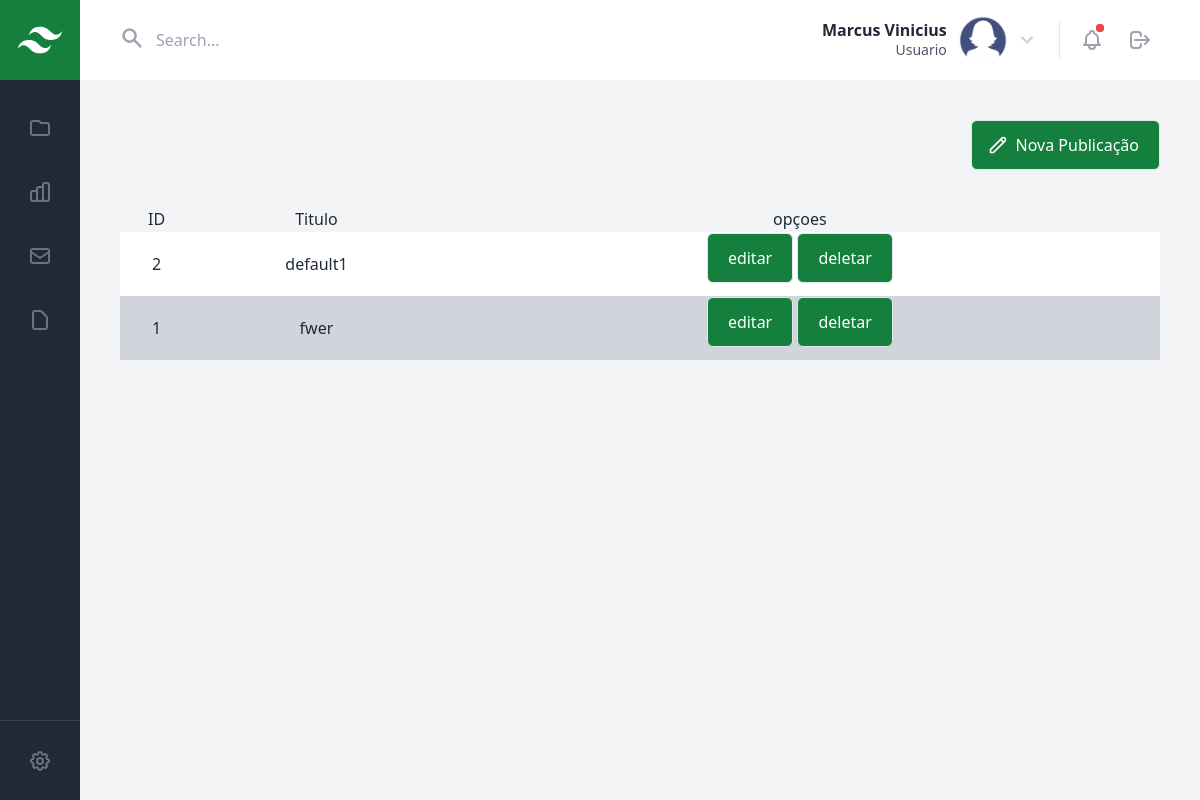
Page /staffer/lista_publicacoes (signed in) on the earlier database version.
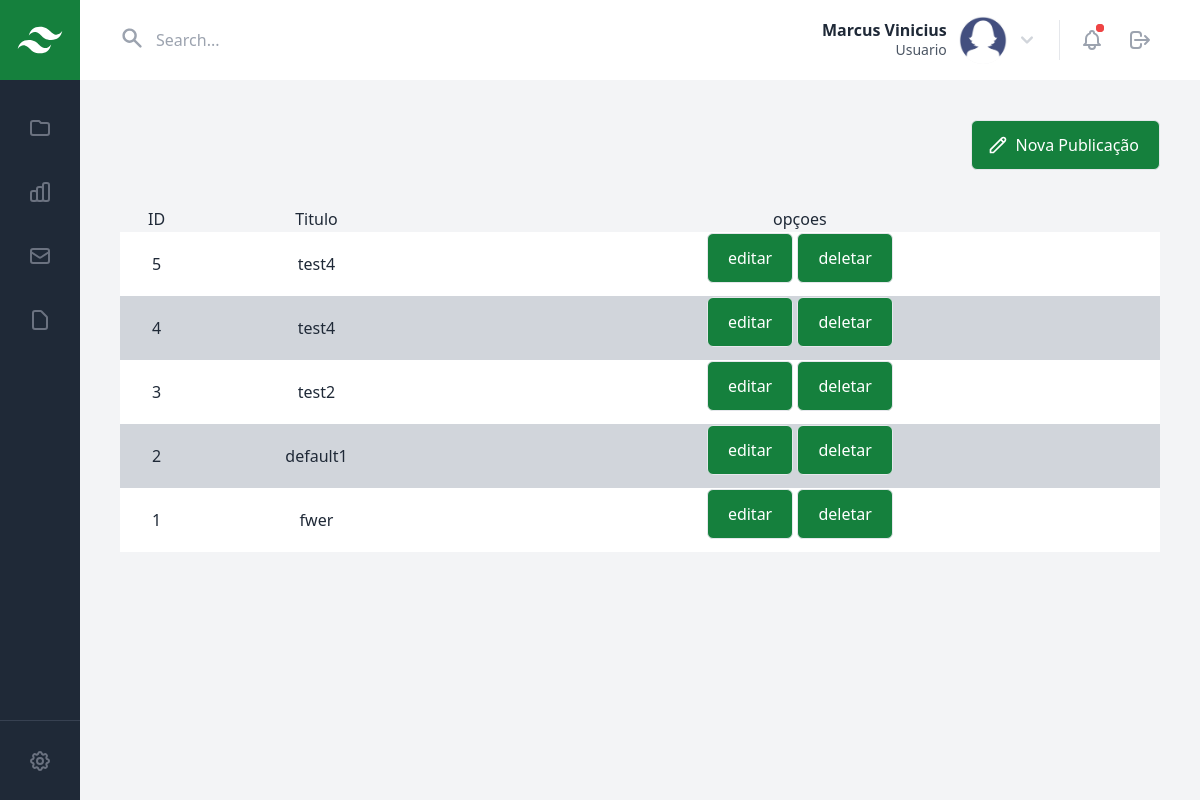
Same page on the later database version.
### models/models.py (models this page shows, shortened)
class Usuario(db.Model, UserMixin):
    __tablename__ = "usuarios"
    id = db.Column(db.Integer, primary_key=True)
    foto = db.Column(db.String(100), nullable=True)
    nome = db.Column(db.String(100), nullable=False)
    sobrenome = db.Column(db.String(100), nullable=False)
    funcao = db.Column(db.String(100), nullable=False)
    email = db.Column(db.String(255), nullable=False)
    senha = db.Column(db.String(100), nullable=False)
    active = db.Column(db.Boolean, default=False)

class Conteudo(db.Model):
    __tablename__ = "conteudos"
    id = db.Column(db.Integer, primary_key=True)
    capa = db.Column(db.String(100), nullable=False)
    titulo = db.Column(db.String(100), nullable=False)
    resumo = db.Column(db.String(1000), nullable=False)
    conteudo = db.Column(db.String(1000), nullable=False)
    token = db.Column(db.String(20), unique=True, nullable=False)

### routes/main_adm.py (the view)
@main_adm.route("/lista_publicacoes")
@login_required
def lista_publicacao():
    user = Usuario.query.filter_by(id=current_user.id).first()
    query = Usuario.query.order_by(Usuario.id.desc()).all()
    quantidade = Usuario.query.count()
    post = Conteudo.query.order_by(Conteudo.id.desc()).all()
    return render_template("lista_publicacoes.html", quantidade=quantidade, query=query, post=post, user=user)

### main.py (called while the page is built)
@login_manager.user_loader
def load_user(user_id):
    return Usuario.query.get(int(user_id))

### routes/main_adm.py (called while the page is built)
@main_adm.before_request
def check_user_active():
    if not current_user.is_authenticated or not current_user.active:
        if request.endpoint and not request.endpoint.startswith('main_adm.login'):
            logout_user()
            session.clear()
            return redirect(url_for('main.index'))

### templates_adm/lista_publicacoes.html (shortened to what this page needs)
{% extends "template_base1.html" %}
    {% block content %}
    <div class="w-full flex justify-end">
      <a href="{{url_for('adm.criar')}}"><button class="inline-flex px-5 py-3 text-white bg-laranja-construart hover:text-white focus:bg-site-black hover:bg-site-black focus:bg-site-black border border-white-600 rounded-md mb-3">
        <svg aria-hidden="true" fill="none" viewBox="0 0 24 24" stroke="currentColor" class="flex-shrink-0 h-5 w-5 -ml-1 mt-0.5 mr-2">
          <path stroke-linecap="round" stroke-linejoin="round" stroke-width="2" d="M15.232 5.232l3.536 3.536m-2.036-5.036a2.5 2.5 0 113.536 3.536L6.5 21.036H3v-3.572L16.732 3.732z" />
        </svg>
        Nova Publicação
      </button>
    </a>
    </div>
    <div class="overflow-y-auto w-full ">
        <table class="w-full text-center">
          <tr class="">
            <td> ID</td>
            <td> Titulo</td>
            <td> opçoes</td>
        </tr>
        <tbody class="w-full h-10">
          {% for posts in post %}
          <tr class="{{ 'bg-gray-300' if loop.index is divisibleby(2) else 'bg-white' }}">
            <td>{{posts.id}}</td>
            <td>{{posts.titulo}}</td>
            <td>
              <button class="inline-flex px-5 py-3 text-white bg-laranja-construart hover:text-white focus:bg-site-black hover:bg-site-black focus:bg-site-black border border-white-600 rounded-md mb-3" type="submit" onclick="editar({{posts.id}})" name="editar">editar</button>
              <button class=" inline-flex px-5 py-3 text-white bg-laranja-construart hover:text-white focus:bg-site-black hover:bg-site-black focus:bg-site-black border border-white-600 rounded-md mb-3" type="submit" onclick="deletar({{posts.id}})" name="deletar">deletar</button>
            </td>
        </tr>
          {% endfor %}
        </tbody>
        </table>
    {% endblock %}

### templates_adm/template_base1.html (shortened to what this page needs)
<!DOCTYPE html>
<html lang="pt-br" >
<head>
  <script src="https://cdn.tailwindcss.com"></script>
  <script src="{{ url_for('static', filename='js/tailwindcss.js') }}"> </script>
</head>
<body>
<body class="flex bg-gray-100 min-h-screen">
  <aside class="hidden sm:flex sm:flex-col">
    <a href="#" class="inline-flex items-center justify-center h-20 w-20 bg-laranja-construart">
    </a>
    <div class="flex-grow flex flex-col justify-between text-gray-500 bg-gray-800">
      <nav class="flex flex-col mx-4 my-6 space-y-4">
        <a href="{{url_for('adm.lista_publicacao')}}" class="inline-flex items-center justify-center py-3 hover:text-gray-400 hover:bg-gray-700 focus:text-gray-400 focus:bg-gray-700 rounded-lg">
          <svg aria-hidden="true" fill="none" viewBox="0 0 24 24" stroke="currentColor" class="h-6 w-6">
            <path stroke-linecap="round" stroke-linejoin="round" stroke-width="2" d="M3 7v10a2 2 0 002 2h14a2 2 0 002-2V9a2 2 0 00-2-2h-6l-2-2H5a2 2 0 00-2 2z" />
          </svg>
        </a>
        <a href="{{url_for('adm.dashboard')}}" class="inline-flex items-center justify-center py-3 hover:text-gray-400 hover:bg-gray-700 focus:text-gray-400 focus:bg-gray-700 rounded-lg">
        </a>
        <a href="#" class="inline-flex items-center justify-center py-3 hover:text-gray-400 hover:bg-gray-700 focus:text-gray-400 focus:bg-gray-700 rounded-lg">
          <svg aria-hidden="true" fill="none" viewBox="0 0 24 24" stroke="currentColor" class="h-6 w-6">
            <path stroke-linecap="round" stroke-linejoin="round" stroke-width="2" d="M3 8l7.89 5.26a2 2 0 002.22 0L21 8M5 19h14a2 2 0 002-2V7a2 2 0 00-2-2H5a2 2 0 00-2 2v10a2 2 0 002 2z" />
          </svg>
        </a>
        <a href="#" class="inline-flex items-center justify-center py-3 hover:text-gray-400 hover:bg-gray-700 focus:text-gray-400 focus:bg-gray-700 rounded-lg">
          <svg aria-hidden="true" fill="none" viewBox="0 0 24 24" stroke="currentColor" class="h-6 w-6">
            <path stroke-linecap="round" stroke-linejoin="round" stroke-width="2" d="M7 21h10a2 2 0 002-2V9.414a1 1 0 00-.293-.707l-5.414-5.414A1 1 0 0012.586 3H7a2 2 0 00-2 2v14a2 2 0 002 2z" />
          </svg>
        </a>
      </nav>
      <div class="inline-flex items-center justify-center h-20 w-20 border-t border-gray-700">
        <button class="p-3 hover:text-gray-400 hover:bg-gray-700 focus:text-gray-400 focus:bg-gray-700 rounded-lg">
        </button>
      </div>
    </div>
  </aside>
  <div class="flex-grow text-gray-800">
    <header class="flex items-center h-20 px-6 sm:px-10 bg-white">
      <div class="relative w-full max-w-md sm:-ml-2">
        <svg aria-hidden="true" viewBox="0 0 20 20" fill="currentColor" class="absolute h-6 w-6 mt-2.5 ml-2 text-gray-400">
          <path fill-rule="evenodd" d="M8 4a4 4 0 100 8 4 4 0 000-8zM2 8a6 6 0 1110.89 3.476l4.817 4.817a1 1 0 01-1.414 1.414l-4.816-4.816A6 6 0 012 8z" clip-rule="evenodd" />
        </svg>
        <input type="text" role="search" placeholder="Search..." class="py-2 pl-10 pr-4 w-full border-4 border-transparent placeholder-gray-400 focus:bg-gray-50 rounded-lg" />
      </div>
      <div class="flex flex-shrink-0 items-center ml-auto">
        <button class="inline-flex items-center p-2 hover:bg-gray-100 focus:bg-gray-100 rounded-lg">
          <div class="hidden md:flex md:flex-col md:items-end md:leading-tight">
            <span class="font-semibold">{{ user.nome }}</span>
            <span class="text-sm text-gray-600">{{ user.funcao }}</span>
          </div>
          <span class="h-12 w-12 ml-2 sm:ml-3 mr-2 bg-gray-100 rounded-full overflow-hidden ">
            {%if not user.foto %}
            <img src="{{ url_for('static', filename='/img/default.jpg') }}" class="h-full w-full object-cover">
            {% else %}
            <img src="{{user.foto}}" class="h-full w-full object-cover">
            {%endif%}
          </span>
          <svg aria-hidden="true" viewBox="0 0 20 20" fill="currentColor" class="hidden sm:block h-6 w-6 text-gray-300">
            <path fill-rule="evenodd" d="M5.293 7.293a1 1 0 011.414 0L10 10.586l3.293-3.293a1 1 0 111.414 1.414l-4 4a1 1 0 01-1.414 0l-4-4a1 1 0 010-1.414z" clip-rule="evenodd" />
          </svg>
        </button>
        <div class="border-l pl-3 ml-3 space-x-1">
          <button class="relative p-2 text-gray-400 hover:bg-gray-100 hover:text-gray-600 focus:bg-gray-100 focus:text-gray-600 rounded-full">
            <span class="absolute top-0 right-0 h-2 w-2 mt-1 mr-2 bg-red-500 rounded-full animate-ping"></span>
          </button>
          <button class="relative p-2 text-gray-400 hover:bg-gray-100 hover:text-gray-600 focus:bg-gray-100 focus:text-gray-600 rounded-full">
            <a href="{{url_for('adm.logout')}}">
            <svg aria-hidden="true" fill="none" viewBox="0 0 24 24" stroke="currentColor" class="h-6 w-6">
  <path stroke-linecap="round" stroke-linejoin="round" stroke-width="2" d="M17 16l4-4m0 0l-4-4m4 4H7m6 4v1a3 3 0 01-3 3H6a3 3 0 01-3-3V7a3 3 0 013-3h4a3 3 0 013 3v1" />
</svg>
</a>
          </button>
        </div>
      </div>
    </header>
    <section class="p-6 sm:p-10 space-y-6">
      {% block content %} {% endblock %}
    </section>
  </div>
</body>
</body>
</html>

Differences in the rows shown:
added Conteudo: id "5", titulo "test4"
added Conteudo: id "4", titulo "test4"
added Conteudo: id "3", titulo "test2"
